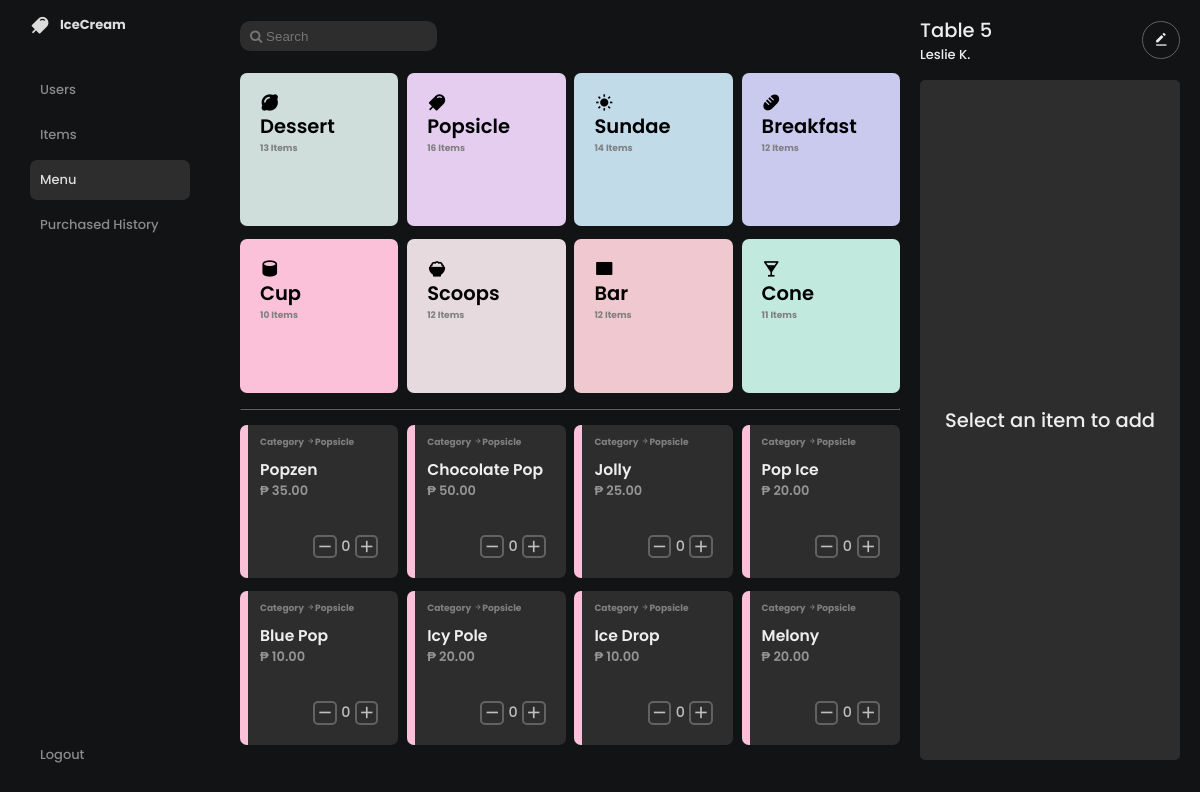
The app's page /menu/menu.php?id=2 with its own data.
### tables this page shows
CREATE TABLE `categories` (
  `id` int(11) NOT NULL,
  `name` varchar(255) NOT NULL,
  `icon` varchar(255) NOT NULL,
  `quantity` int(11) NOT NULL,
  `color` varchar(255) NOT NULL,
  `created_at` timestamp NOT NULL DEFAULT current_timestamp(),
  `updated_at` timestamp NOT NULL DEFAULT current_timestamp() ON UPDATE current_timestamp()
);

CREATE TABLE `items` (
  `id` int(11) NOT NULL,
  `name` varchar(255) NOT NULL,
  `quantity` int(11) NOT NULL,
  `price` float NOT NULL,
  `category` int(11) NOT NULL,
  `created_at` timestamp NOT NULL DEFAULT current_timestamp(),
  `updated_at` timestamp NOT NULL DEFAULT current_timestamp() ON UPDATE current_timestamp(),
  `isDeleted` tinyint(1) DEFAULT 0
);

### classes/category.class.php (called while the page is built, shortened)
<?php
require_once 'database.php';
class Category{
    protected $db ;
    function __construct(){
        $this->db = new Database();
    }
    function show(){
        $sql = "SELECT * FROM categories;";
        $query = $this->db->connect()->prepare($sql);
        if($query->execute()){
            $data = $query->fetchAll();
        }
        return $data;
    }
}
?>

### classes/database.php (called while the page is built)
<?php
    class Database{
        public $host = 'locahost';
        public $username = 'root';
        public $password = '';
        public $database = 'ice_cream';
        protected $connection ;
        function connect(){
            try {
                $this->connection = new PDO("mysql: host= $this->host;dbname=$this->database",$this->username, $this->password);
            }catch(PDOException $e){
                echo 'connection error'. $e->getMessage();
            }
            return $this->connection;
        }
    }
?>

### classes/item.class.php (called while the page is built, shortened)
<?php
require_once 'database.php';
class Item{
    protected $db ;
    function __construct(){
        $this->db = new Database();
    }
    function selectId($id){
        $sql = "SELECT * FROM items WHERE $id = category AND  isDeleted = false;";
        $query = $this->db->connect()->prepare($sql);
        if($query->execute()){
            $data = $query->fetchAll();
        }
        return $data;
    }
    function selectCategoryName($id){
        $sql = "SELECT name FROM categories WHERE id = $id ;";
        $query = $this->db->connect()->prepare($sql);
        if($query->execute()){
            $data = $query->fetch();
        }
        return $data;
    }
}
?>

### menu/menu.php (the view, shortened to what this page needs)
<?php
    include_once '../includes/header.php';
    include_once '../includes/sidebar.php';
    require_once '../classes/category.class.php';
    require_once '../classes/item.class.php';
?>
    <div class = "main">
    <section class="menu">
        <div class="menu-header">
        <input type="text" placeholder="&#xF002; Search" style="font-family:Arial, FontAwesome" />
        </div>
        <div class="menu-body">
        <div class="sorting-cards">
            <?php
                $category_obj = new Category();
                foreach($category_obj->show() as $value){
                ?>
                         <a href = "menu.php?id=<?php echo $value['id']; ?>" class="card category-card" style = "background-color: <?php echo $value['color']?>">
                                <div class="card-header">
                                    <?php echo $value['icon'] ?>
                                </div>
                                <div class="card-body">
                                    <span class = "card-title" > <?php echo $value['name'] ?> </span>
                                    <span class = "item-num text" ><?php echo $value ['quantity'] ?> Items</span>
                                </div>
                        </a>
                <?php
                }
                ?>
        </div>
        <hr class = "divider">
        <div class="menu-items" >
            <?php
                $item = new Item();
                $id = 1;
                if(isset($_GET['id'])){
                    $id = $_GET['id'];
                }
                foreach($item->selectId($id) as $value){
            ?>
                <div class="card item
            <?php
                if($value['quantity'] > 0){
            ?>
                    active
            <?php
                }
            ?>
                ">
                <div class="background-card"></div>
                    <div class="card-header text">
                        <span> Category
                        <i class="bx bx-right-arrow-alt "></i><?php echo $item->selectCategoryName($id)[0]?>
                    </div>
                    <div class="card-body">
                        <div class="card-title">
                            <span class = "brand"> <?php echo $value['name']; ?></span>
                            <span class = "value">₱ <?php echo ($value['price']);
                            if($value['price'] % 1 == 0) echo ('.00');?>
                            </span>
                        </div>
                    </div>
                    <div class="card-footer">
                        <span class = "minus-plus">
                            <i class="bx bx-minus minus-icon icon minus" ></i>
                            <span class = "item-count"><?php echo $value['quantity'] ?></span>
                            <i class="bx bx-plus icon plus"></i>
                        </span>
                    </div>
                </div>
                <?php
                }
                ?>
    </section>
    <section class = "sidebar-right">
        <div class="title-container">
            <div class="title">
                <h1 class="text">Table 5</h1>
                <span class="sub">Leslie K.</span>
            </div>
            <span class="icon-container">
                <i class='bx bxs-edit-alt icon'></i>
            </span>
        </div>
        <div class="list-total">
            <div class="total-container">
                <div class="total">
                    <span class="dialog">
                        <p class="text">Select an item to add</p>
                    </span>
                </div>
            </div>
        </div>
</body>
</html>

### css/style.css (style rules this page uses)
:root { --dark: #232c33; --dark-2: #1a1f27; --text-color: #a5a9ac; --secondary-color: #c48af9; --blue-berry: #2d3b41; --sea: #1da5ff; }
* { margin: 0; padding: 0; font-weight: 500; font-family: 'Poppins', sans-serif; box-sizing: border-box; }
body { background: var(--dark); }
.flex-align-center { align-items: center; }
.brand { font-size: 1.2rem; }

### css/media.css (style rules this page uses)
@media (max-width: 1366px) { :root { font-size: 13px; } }

### css/cards.css (style rules this page uses)
.card-body { height: 100%; width: 100%; }

### records on screen
categories: name "Dessert", quantity "13"
categories: name "Popsicle", quantity "16"
categories: name "Sundae", quantity "14"
categories: name "Breakfast", quantity "12"
categories: name "Cup", quantity "10"
categories: name "Scoops", quantity "12"
categories: name "Bar", quantity "12"
categories: name "Cone", quantity "11"
items: category.name "Popsicle", name "Popzen", price "35", shows ".00", quantity "0"
items: category.name "Popsicle", name "Chocolate Pop", price "50", shows ".00", quantity "0"
items: category.name "Popsicle", name "Jolly", price "25", shows ".00", quantity "0"
items: category.name "Popsicle", name "Pop Ice", price "20", shows ".00", quantity "0"
items: category.name "Popsicle", name "Blue Pop", price "10", shows ".00", quantity "0"
items: category.name "Popsicle", name "Icy Pole", price "20", shows ".00", quantity "0"
items: category.name "Popsicle", name "Ice Drop", price "10", shows ".00", quantity "0"
items: category.name "Popsicle", name "Melony", price "20", shows ".00", quantity "0"
